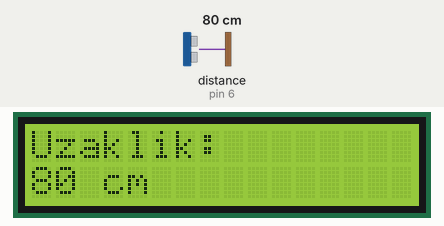
The sketch below on a simulated Arduino Uno, built with avr-gcc and run on an emulated ATmega328P. On the bench: 16×2 character LCD. Wiring (inferred from the names in the program): ultrasonic range finder: trigger pin 7; echo pin 6. The inputs (shaded band) are chosen by the test bench; at power-on: distance to the obstacle (sensor on pin 6) 80 cm. The echo pulse lasts 58.3 µs per cm; what the sketch prints to the serial monitor is not drawn.

Above: at 1.2 s.
1.3 s: distance to the obstacle (sensor on pin 6) set to 250 cm
At 2.7 s:
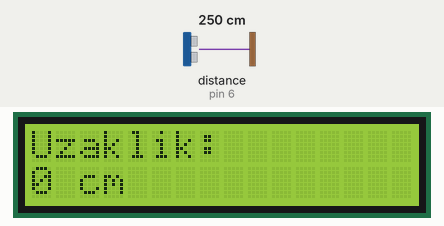
3.1 s: distance to the obstacle (sensor on pin 6) set to 18 cm
At 4.4 s:
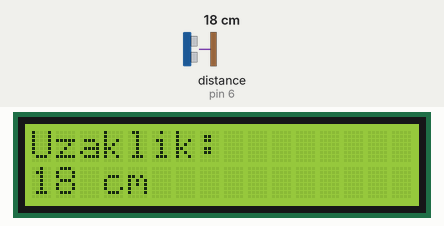
5.2 s: distance to the obstacle (sensor on pin 6) set to 2 cm
At 6.6 s:
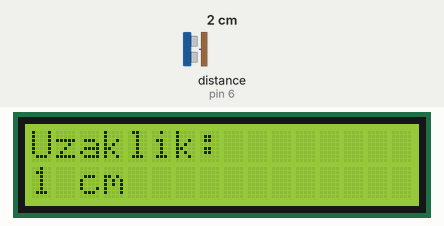
Timing chart, 0 to 8.2 s (numbered marks = the images above; inputs shaded):
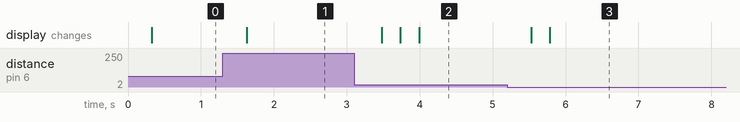

The sketch:

DistanceMeasurement.ino
```cpp
#include <LiquidCrystal.h>

const int trigPin = 7;
const int ecoPin = 6;

int sure, uzaklik;

int rs = 12, en = 11, d4 = 5, d5 = 4, d6 = 3, d7 = 2;

LiquidCrystal lcd(rs, en, d4, d5, d6, d7);

void setup() {
  Serial.begin(9600);

  pinMode(trigPin, OUTPUT);
  pinMode(ecoPin, INPUT);

  lcd.begin(16, 2);
}

void loop() {
  digitalWrite(trigPin, LOW);
  delayMicroseconds(5);
  digitalWrite(trigPin, HIGH);
  delayMicroseconds(10);
  digitalWrite(trigPin, LOW);

  sure = pulseIn(ecoPin, HIGH ,11600);
  uzaklik = sure * 0.0345 / 2;

  Serial.print("Sag uzaklik");
  Serial.println(uzaklik);

  delay(250);
  lcd.clear();
  lcd.setCursor(0, 0);
  lcd.print("Uzaklik:");
  lcd.setCursor(0, 1);
  lcd.print(uzaklik);
  lcd.print(" cm");
}
```

Measured:
- after the input at 1.3 s, the display: changes after 0.33 s (image 1)
- after the input at 3.1 s, the display: changes after 0.38 s (image 2)
- after the input at 5.2 s, the display: first changes after 0.33 s (image 3 shows a later state)
